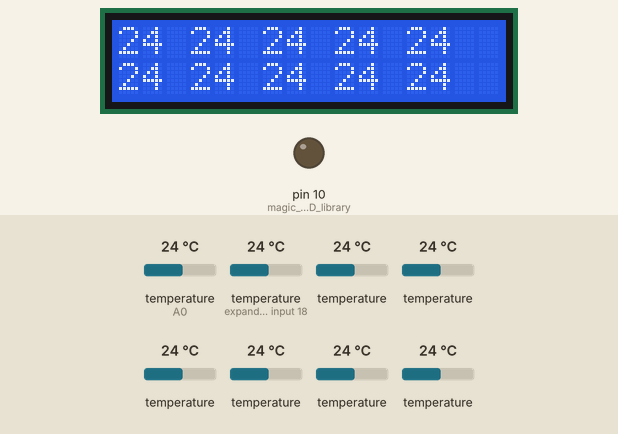
A sketch run on a simulated Arduino Uno, built with avr-gcc and run on an emulated ATmega328P. Parts: 16×2 character LCD, output pins drawn as LEDs (lit = HIGH). The inputs (shaded band) are chosen by the test bench; at power-on: temperature (sensors on A0, expander input 18) 24 °C, temperature 24 °C. Storage starts empty; what the sketch prints to the serial monitor is not drawn.

Above: at 6.5 s.
6.6 s: temperature (sensor on A0) set to 12 °C
At 11.7 s:
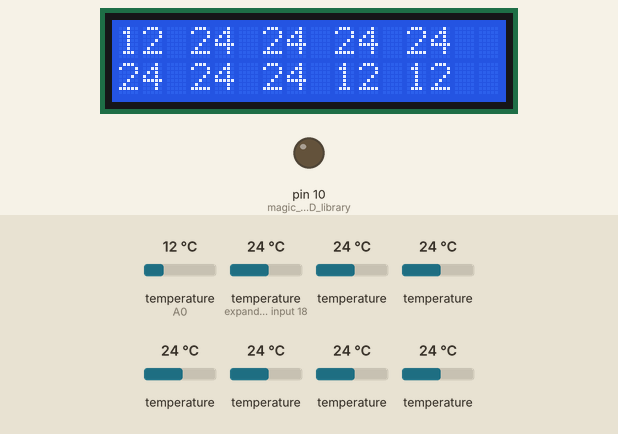
12.4 s: temperature (sensor on expander input 18) set to 12 °C
At 16.9 s:
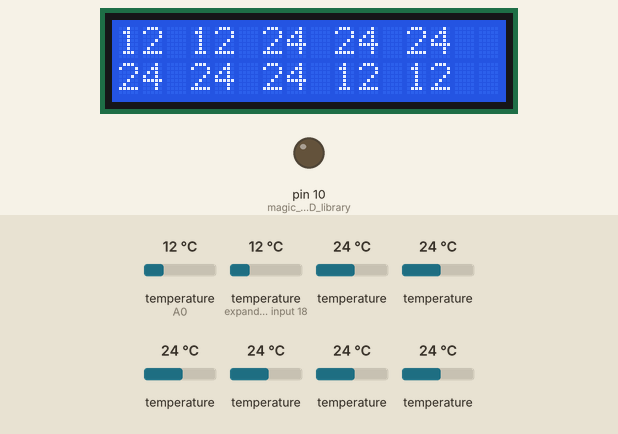
17.2 s: temperature (sensor 214) set to 12 °C
At 21.5 s:
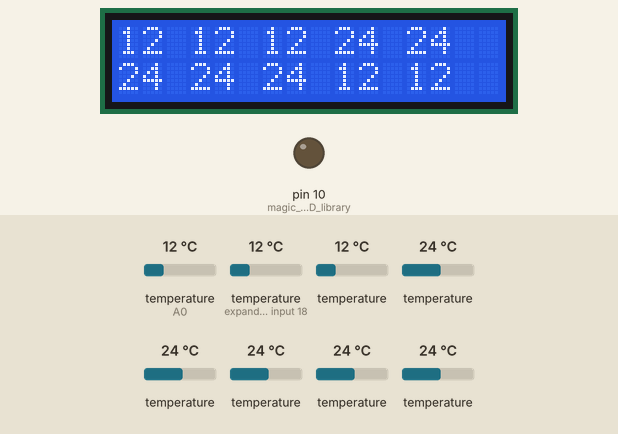
22.3 s: temperature (sensor 314) set to 12 °C
At 27.0 s:
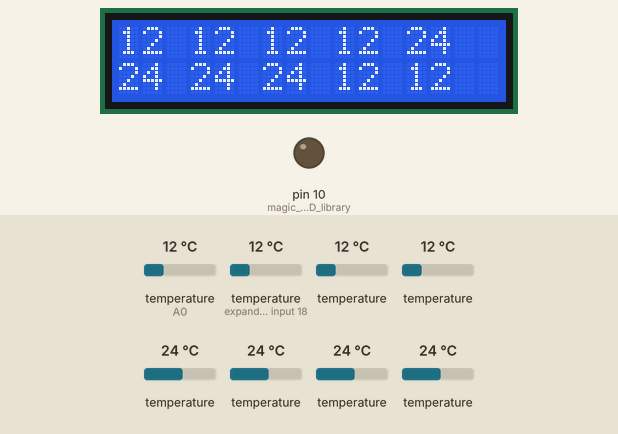
27.3 s: temperature (sensor 414) set to 12 °C
At 31.4 s:
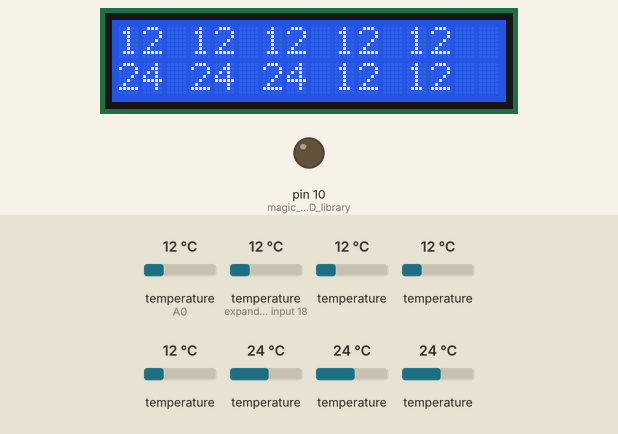
32.3 s: temperature (sensor 514) set to 12 °C
At 37.0 s:
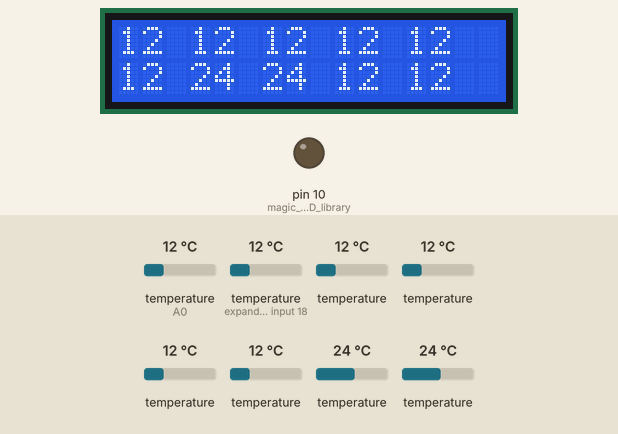
Timing chart, 0 to 38.3 s (numbered marks = the images above; inputs shaded):
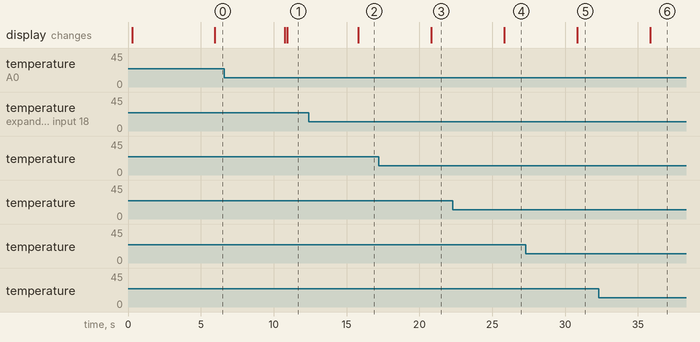

Measured:
- after the input at 6.6 s, the display: first changes after 4.2 s (image 1 shows a later state)
- after the input at 12.4 s, the display: changes after 3.4 s (image 2)
- after the input at 17.2 s, the display: changes after 3.6 s (image 3)
- after the input at 22.3 s, the display: changes after 3.5 s (image 4)
- after the input at 27.3 s, the display: changes after 3.5 s (image 5)
- after the input at 32.3 s, the display: changes after 3.6 s (image 6)

The sketch:

TempArray.ino
```cpp
// define if debug is on here for serial communication
#define debug 1               // debug == 1 == ON, == 0 == OFF
#define timer 5                // interval (seconds) at which to take and display/record readings
#define FileName "temps.txt"  // Change filename here

// setup for OneWire and Dallas
#include <OneWire.h>
#include <DallasTemperature.h>
#define ONE_WIRE_BUS A0             // define wire for temp array
#define TEMPERATURE_PRECISION 12    // define precision for temp readings
OneWire oneWire(ONE_WIRE_BUS);      // set up OneWire instance
DallasTemperature sensors(&oneWire);// pass OneWire to DallasTemperature
DeviceAddress A, B, C, D, E, F, G, H, I, J;  // arrays to hold device addresses

// setup for LCD
#include <LiquidCrystal.h>
LiquidCrystal lcd(8, 7, 6, 5, 3, 2);

// setup for SD card reader
#include <SD.h>
File myFile;

// setup timers:
long interval = timer*1000-1;       // interval at which to write time ms
unsigned long currentT = 0;           // set initial time counter at 0
unsigned long t0 = 0;                 // set placeholder at 0

void setup() {
  // start serial port
  Serial.begin(9600);
  pinMode(10, OUTPUT); // magic pin for SD library
  if (debug ==1) Serial.print("Initializing SD card...");
    if (!SD.begin(4)) {
    if (debug ==1) Serial.println("SD initialization failed!");
    return;
  }
    if (debug ==1) Serial.println("initialization done.");


  lcd.begin(16, 2);
  // Print a message to the LCD.
  lcd.print("Temp Array v.1.0");

  sensors.begin();            // Start up the library
  if (debug ==1) {
    Serial.println("Temperature Array script for Arduino, v. 1.0, L.A. Mowbray 2014");
    // locate devices on the bus
    Serial.print("Locating devices...");
    Serial.print("Found ");
    Serial.print(sensors.getDeviceCount(), DEC);
    Serial.println(" devices.");
   // report parasite power requirements
    Serial.print("Parasite power is: ");
    if (sensors.isParasitePowerMode()) Serial.println("ON");
    else Serial.println("OFF");
    }
  // assign address manually.
  if (!sensors.getAddress(A, 0)) if (debug ==1)Serial.println("Unable to find address for Device 0");
  if (!sensors.getAddress(B, 1)) if (debug ==1)Serial.println("Unable to find address for Device 1");
  if (!sensors.getAddress(C, 2)) if (debug ==1)Serial.println("Unable to find address for Device 2");
  if (!sensors.getAddress(D, 3)) if (debug ==1)Serial.println("Unable to find address for Device 3");
  if (!sensors.getAddress(E, 4)) if (debug ==1)Serial.println("Unable to find address for Device 4");
  if (!sensors.getAddress(F, 5)) if (debug ==1)Serial.println("Unable to find address for Device 5");
  if (!sensors.getAddress(G, 6)) if (debug ==1)Serial.println("Unable to find address for Device 6");
  if (!sensors.getAddress(H, 7)) if (debug ==1)Serial.println("Unable to find address for Device 7");
  if (!sensors.getAddress(I, 8)) if (debug ==1)Serial.println("Unable to find address for Device 8");
  if (!sensors.getAddress(J, 9)) if (debug ==1)Serial.println("Unable to find address for Device 9");

  // set the resolution
  sensors.setResolution(A, TEMPERATURE_PRECISION);
  sensors.setResolution(B, TEMPERATURE_PRECISION);
  sensors.setResolution(C, TEMPERATURE_PRECISION);
  sensors.setResolution(D, TEMPERATURE_PRECISION);
  sensors.setResolution(E, TEMPERATURE_PRECISION);
  sensors.setResolution(F, TEMPERATURE_PRECISION);
  sensors.setResolution(G, TEMPERATURE_PRECISION);
  sensors.setResolution(H, TEMPERATURE_PRECISION);
  sensors.setResolution(I, TEMPERATURE_PRECISION);
  sensors.setResolution(J, TEMPERATURE_PRECISION);

if (debug ==1) {
  Serial.print("Device Resolution: ");
  Serial.print(sensors.getResolution(C), DEC);
  Serial.println();
  }
  lcd.clear();
  myFile = SD.open(FileName, FILE_WRITE);
  if (myFile) {
    myFile.println("recordTime(s),A,AT,B,BT,C,CT,D,DT,E,ET,F,FT,G,GT,H,HT,I,IT,J,JT");
    myFile.close();                        // close the file:

  }

}

void loop(void) {
currentT = millis();
if (currentT - t0 > interval) {
  t0 = millis();
  // call sensors.requestTemperatures() to issue a global temperature
  // request to all devices on the bus
  if (debug ==1) Serial.print("Requesting temperatures...");
  sensors.requestTemperatures();
  if (debug ==1) Serial.println("DONE");

  // print the device information
  lcd.setCursor(0,0);
  myFile = SD.open(FileName, FILE_WRITE);
  myFile.print(t0/1000);
  myFile.print(",");
  Serial.print(t0/1000);
  Serial.print(" ");
  printData(A);
  printData(B);
  printData(C);
  printData(D);
  printData(E);
  lcd.setCursor(0,1);
  printData(F);
  printData(G);
  printData(H);
  printData(I);
  printData(J);
  myFile.println();
  myFile.close();
  Serial.println();
}
}

// function to print a device address
void printAddress(DeviceAddress deviceAddress)
{
  for (uint8_t i = 0; i < 8; i++)
  {
    // zero pad the address if necessary
    if (deviceAddress[i] < 16) Serial.print("0");
    Serial.print(deviceAddress[i], HEX);
    myFile.print(deviceAddress[i], HEX);
  }
  myFile.print(",");
  Serial.print(" ");
}

// function to print the temperature for a device
void printTemperature(DeviceAddress deviceAddress)
{
  float tempC = sensors.getTempC(deviceAddress);
  Serial.print(tempC);
  Serial.print(" ");
  lcd.print(round(tempC));
  lcd.print(" ");
  myFile.print(tempC);
  myFile.print(",");
}

// function to print a device's resolution
void printResolution(DeviceAddress deviceAddress)
{
  Serial.print("Resolution: ");
  Serial.print(sensors.getResolution(deviceAddress));
  Serial.println();
}

// main function to print information about a device
void printData(DeviceAddress deviceAddress)
{
  printAddress(deviceAddress);
  printTemperature(deviceAddress);
}
```
